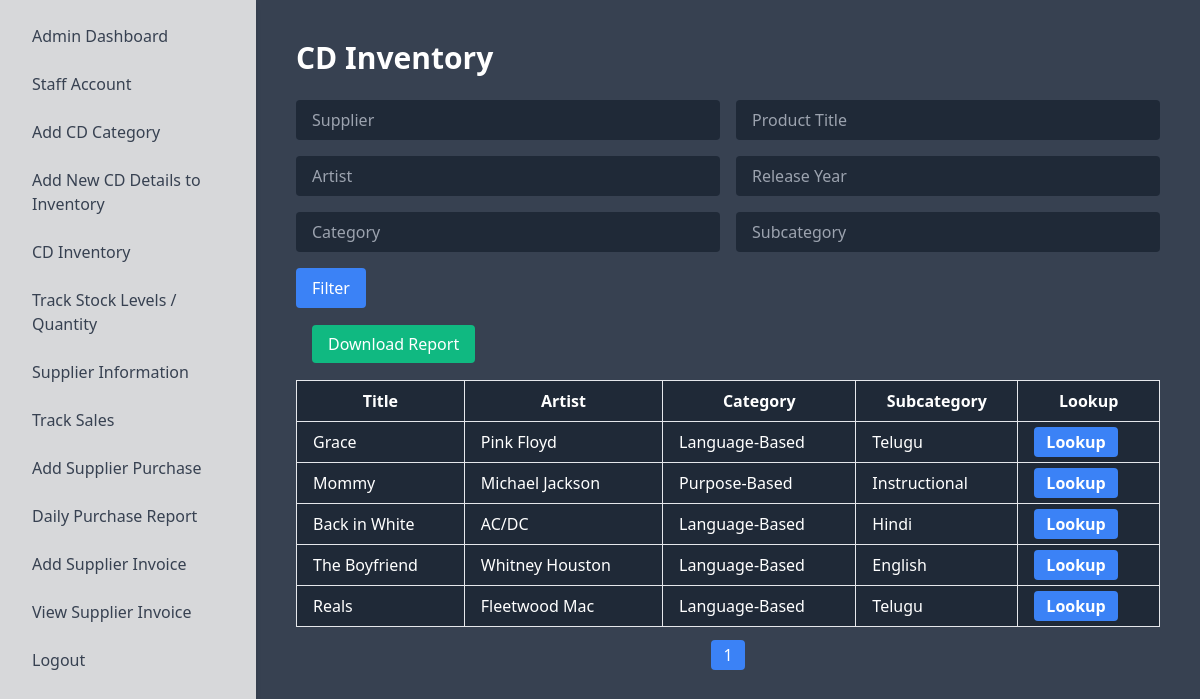
The app's page /admins/admincdinventory with its own data.
### admins/models.py (models this page shows, shortened)
class CdInventory(models.Model):
    id = models.AutoField(primary_key=True)
    title = models.CharField(max_length=200)
    moviename = models.CharField(max_length=200, blank=True, null=True)
    artist = models.CharField(max_length=200)
    release_year = models.PositiveIntegerField()
    quantity = models.PositiveIntegerField()
    price = models.DecimalField(max_digits=10, decimal_places=2)
    category = models.CharField(max_length=100)
    subcategory =models.CharField(max_length=100)
    supplier = models.CharField(max_length=100, default='None')

### admins/views.py (the view)
# urls.py: path('admincdinventory', admincdinventory, name='admincdinventory'),
def admincdinventory(request):
    cd_inventory_list = CdInventory.objects.all()
    supplier = request.GET.get('supplier')
    title = request.GET.get('title')
    artist = request.GET.get('artist')
    release_year = request.GET.get('release_year')
    category = request.GET.get('category')
    subcategory = request.GET.get('subcategory')
    if supplier:
        cd_inventory_list = cd_inventory_list.filter(supplier__icontains=supplier)
    if title:
        cd_inventory_list = cd_inventory_list.filter(title__icontains=title)
    if artist:
        cd_inventory_list = cd_inventory_list.filter(artist__icontains=artist)
    if release_year:
        cd_inventory_list = cd_inventory_list.filter(release_year__icontains=release_year)
    if category:
        cd_inventory_list = cd_inventory_list.filter(category__icontains=category)
    if subcategory:
        cd_inventory_list = cd_inventory_list.filter(subcategory__icontains=subcategory)
    paginator = Paginator(cd_inventory_list, 12)
    page_number = request.GET.get('page')
    page_obj = paginator.get_page(page_number)
    return render(request, 'admin/admincdinventory.html', {'page_obj': page_obj})

### templates/admin/admincdinventory.html (shortened to what this page needs)
<!DOCTYPE html>
<html lang="en">
<head>
    <link href="https://cdn.jsdelivr.net/npm/tailwindcss@2.2.19/dist/tailwind.min.css" rel="stylesheet">
</head>
<body class="bg-gray-700 text-white">
    <div class="flex">
        <div class="sidebar bg-white shadow-md w-64 p-4" style="background-color: #d7d8da;">
            {% include 'admin/adminnav.html' %}
        </div>
        <div class="flex-1 p-10">
            <h1 class="text-3xl font-bold mb-6">CD Inventory</h1>
            <div class="mb-6">
                <form method="GET">
                    <div class="grid grid-cols-1 md:grid-cols-2 gap-4">
                        <input type="text" name="supplier" placeholder="Supplier" class="px-4 py-2 bg-gray-800 text-white rounded" value="{{ request.GET.supplier }}">
                        <input type="text" name="title" placeholder="Product Title" class="px-4 py-2 bg-gray-800 text-white rounded" value="{{ request.GET.title }}">
                        <input type="text" name="artist" placeholder="Artist" class="px-4 py-2 bg-gray-800 text-white rounded" value="{{ request.GET.artist }}">
                        <input type="text" name="release_year" placeholder="Release Year" class="px-4 py-2 bg-gray-800 text-white rounded" value="{{ request.GET.release_year }}">
                        <input type="text" name="category" placeholder="Category" class="px-4 py-2 bg-gray-800 text-white rounded" value="{{ request.GET.category }}">
                        <input type="text" name="subcategory" placeholder="Subcategory" class="px-4 py-2 bg-gray-800 text-white rounded" value="{{ request.GET.subcategory }}">
                    </div>
                    <div class="mt-4">
                        <button type="submit" class="px-4 py-2 bg-blue-500 text-white rounded">Filter</button>
                    </div>
                </form>
            </div>
            <div class="mb-6">
                <a href="{% url 'download_cd_report' %}?" class="px-4 py-2 bg-green-500 text-white rounded ml-4">Download Report</a>
            </div>
            <div class="transparent-layer">
                <table class="w-full table-auto bg-gray-800 text-white rounded">
                    <thead>
                        <tr>
                            <th class="border px-4 py-2">Title</th>
                            <th class="border px-4 py-2">Artist</th>
                            <th class="border px-4 py-2">Category</th>
                            <th class="border px-4 py-2">Subcategory</th>
                            <th class="border px-4 py-2">Lookup</th>
                        </tr>
                    </thead>
                    <tbody>
                        {% for cd in page_obj %}
                        <tr>
                            <td class="border px-4 py-2">{{ cd.title }}</td>
                            <td class="border px-4 py-2">{{ cd.artist }}</td>
                            <td class="border px-4 py-2">{{ cd.category }}</td>
                            <td class="border px-4 py-2">{{ cd.subcategory }}</td>
                            <td class="border px-4 py-2">
                                <a href="{% url 'admin_cd_details' %}?id={{ cd.id }}" class="bg-blue-500 hover:bg-blue-700 text-white font-bold py-1 px-3 rounded">Lookup</a>
                            </td>
                        </tr>
                        {% endfor %}
                    </tbody>
                </table>
                <div class="mt-4">
                    <ul class="flex justify-center space-x-2">
                        {% for num in page_obj.paginator.page_range %}
                        <li>
                            <a href="?page={{ num }}" class="px-3 py-1 bg-gray-800 text-white rounded {% if page_obj.number == num %}bg-blue-500{% endif %}">
                                {{ num }}
                            </a>
                        </li>
                        {% endfor %}
                    </ul>
                </div>
            </div>
        </div>
    </div>
</body>
</html>

### templates/admin/admincdinventory.html (style rules this page uses)
.sidebar { height: 100vh; overflow-y: auto; }

### records on screen
CdInventory: title "Grace", artist "Pink Floyd", category "Language-Based", subcategory "Telugu"
CdInventory: title "Mommy", artist "Michael Jackson", category "Purpose-Based", subcategory "Instructional"
CdInventory: title "Back in White", artist "AC/DC", category "Language-Based", subcategory "Hindi"
CdInventory: title "The Boyfriend", artist "Whitney Houston", category "Language-Based", subcategory "English"
CdInventory: title "Reals", artist "Fleetwood Mac", category "Language-Based", subcategory "Telugu"

### other values on screen
{{ num }} "1"
